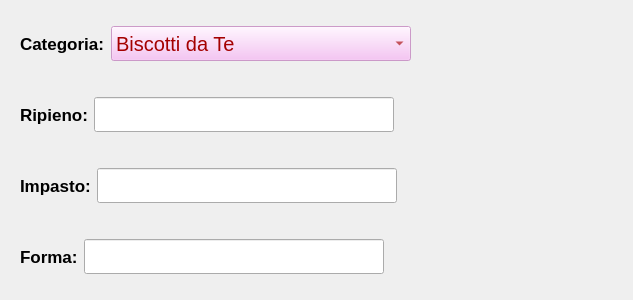
<?xml version="1.0" encoding="UTF-8"?>
<ui version="4.0">
 <class>BiscottiView</class>
 <widget class="QWidget" name="BiscottiView">
  <property name="geometry">
   <rect>
    <x>0</x>
    <y>0</y>
    <width>633</width>
    <height>300</height>
   </rect>
  </property>
  <property name="minimumSize">
   <size>
    <width>400</width>
    <height>0</height>
   </size>
  </property>
  <property name="windowTitle">
   <string>Form</string>
  </property>
  <layout class="QVBoxLayout" name="verticalLayout">
   <item>
    <widget class="QWidget" name="widget" native="true">
     <layout class="QHBoxLayout" name="horizontalLayout">
      <item>
       <widget class="QLabel" name="lCategoria">
        <property name="font">
         <font>
          <pointsize>13</pointsize>
          <weight>75</weight>
          <bold>true</bold>
         </font>
        </property>
        <property name="text">
         <string>Categoria:</string>
        </property>
       </widget>
      </item>
      <item>
       <widget class="QComboBox" name="categoria">
        <property name="enabled">
         <bool>false</bool>
        </property>
        <property name="minimumSize">
         <size>
          <width>300</width>
          <height>35</height>
         </size>
        </property>
        <property name="font">
         <font>
          <pointsize>15</pointsize>
         </font>
        </property>
        <property name="styleSheet">
         <string notr="true">color: rgb(164, 0, 0);
background-color: rgba(246, 184, 242, 246);</string>
        </property>
        <item>
         <property name="text">
          <string>Biscotti da Te</string>
         </property>
        </item>
        <item>
         <property name="text">
          <string>Biscotti da Prima Colazione</string>
         </property>
        </item>
        <item>
         <property name="text">
          <string/>
         </property>
        </item>
       </widget>
      </item>
      <item>
       <spacer name="horizontalSpacer">
        <property name="orientation">
         <enum>Qt::Horizontal</enum>
        </property>
        <property name="sizeHint" stdset="0">
         <size>
          <width>198</width>
          <height>20</height>
         </size>
        </property>
       </spacer>
      </item>
     </layout>
    </widget>
   </item>
   <item>
    <widget class="QWidget" name="widget_2" native="true">
     <layout class="QHBoxLayout" name="horizontalLayout_2">
      <item>
       <widget class="QLabel" name="lRipieno">
        <property name="font">
         <font>
          <pointsize>13</pointsize>
          <weight>75</weight>
          <bold>true</bold>
         </font>
        </property>
        <property name="text">
         <string>Ripieno:</string>
        </property>
       </widget>
      </item>
      <item>
       <widget class="QLineEdit" name="ripieno">
        <property name="minimumSize">
         <size>
          <width>300</width>
          <height>35</height>
         </size>
        </property>
        <property name="font">
         <font>
          <pointsize>15</pointsize>
         </font>
        </property>
        <property name="styleSheet">
         <string notr="true">color: rgb(245, 121, 0);</string>
        </property>
        <property name="text">
         <string/>
        </property>
       </widget>
      </item>
      <item>
       <spacer name="horizontalSpacer_2">
        <property name="orientation">
         <enum>Qt::Horizontal</enum>
        </property>
        <property name="sizeHint" stdset="0">
         <size>
          <width>216</width>
          <height>20</height>
         </size>
        </property>
       </spacer>
      </item>
     </layout>
    </widget>
   </item>
   <item>
    <widget class="QWidget" name="widget_3" native="true">
     <layout class="QHBoxLayout" name="horizontalLayout_3">
      <item>
       <widget class="QLabel" name="lImpasto">
        <property name="font">
         <font>
          <pointsize>13</pointsize>
          <weight>75</weight>
          <bold>true</bold>
         </font>
        </property>
        <property name="text">
         <string>Impasto:</string>
        </property>
       </widget>
      </item>
      <item>
       <widget class="QLineEdit" name="impasto">
        <property name="minimumSize">
         <size>
          <width>300</width>
          <height>35</height>
         </size>
        </property>
        <property name="font">
         <font>
          <pointsize>15</pointsize>
         </font>
        </property>
        <property name="styleSheet">
         <string notr="true">color: rgb(114, 159, 207);</string>
        </property>
        <property name="text">
         <string/>
        </property>
       </widget>
      </item>
      <item>
       <spacer name="horizontalSpacer_3">
        <property name="orientation">
         <enum>Qt::Horizontal</enum>
        </property>
        <property name="sizeHint" stdset="0">
         <size>
          <width>212</width>
          <height>20</height>
         </size>
        </property>
       </spacer>
      </item>
     </layout>
    </widget>
   </item>
   <item>
    <widget class="QWidget" name="widget_4" native="true">
     <layout class="QHBoxLayout" name="horizontalLayout_4">
      <item>
       <widget class="QLabel" name="lForma">
        <property name="font">
         <font>
          <pointsize>13</pointsize>
          <weight>75</weight>
          <bold>true</bold>
         </font>
        </property>
        <property name="text">
         <string>Forma:</string>
        </property>
       </widget>
      </item>
      <item>
       <widget class="QLineEdit" name="forma">
        <property name="minimumSize">
         <size>
          <width>300</width>
          <height>35</height>
         </size>
        </property>
        <property name="font">
         <font>
          <pointsize>15</pointsize>
          <weight>75</weight>
          <bold>true</bold>
         </font>
        </property>
        <property name="styleSheet">
         <string notr="true">
color: rgb(186, 56, 118);</string>
        </property>
        <property name="text">
         <string/>
        </property>
       </widget>
      </item>
      <item>
       <spacer name="horizontalSpacer_4">
        <property name="orientation">
         <enum>Qt::Horizontal</enum>
        </property>
        <property name="sizeHint" stdset="0">
         <size>
          <width>532</width>
          <height>20</height>
         </size>
        </property>
       </spacer>
      </item>
     </layout>
    </widget>
   </item>
  </layout>
 </widget>
 <resources/>
 <connections/>
</ui>
